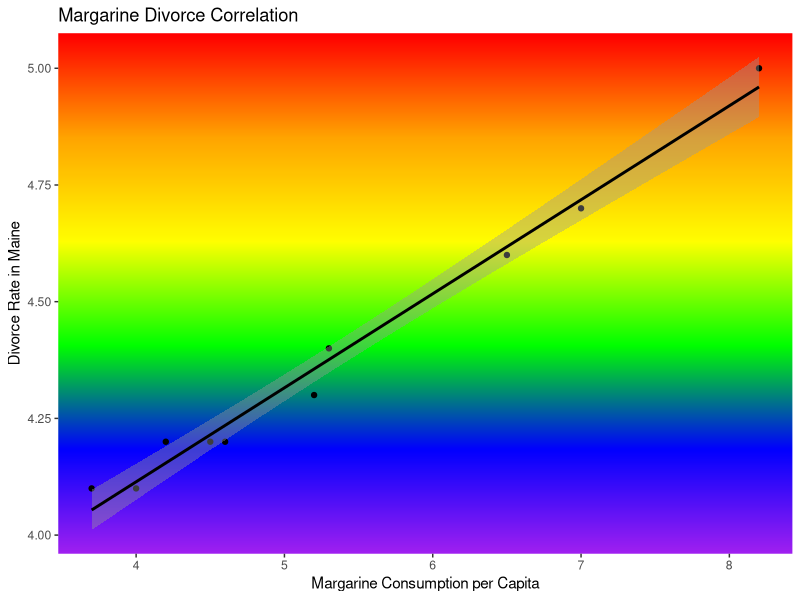
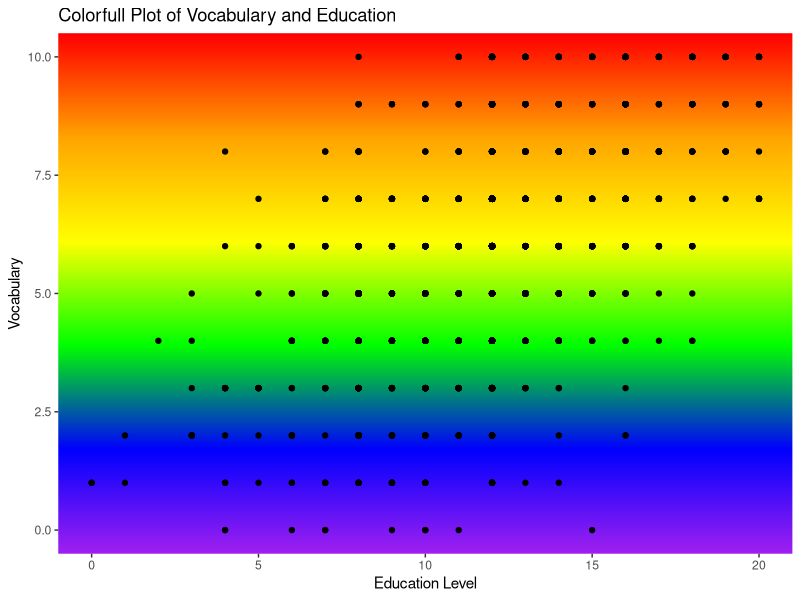
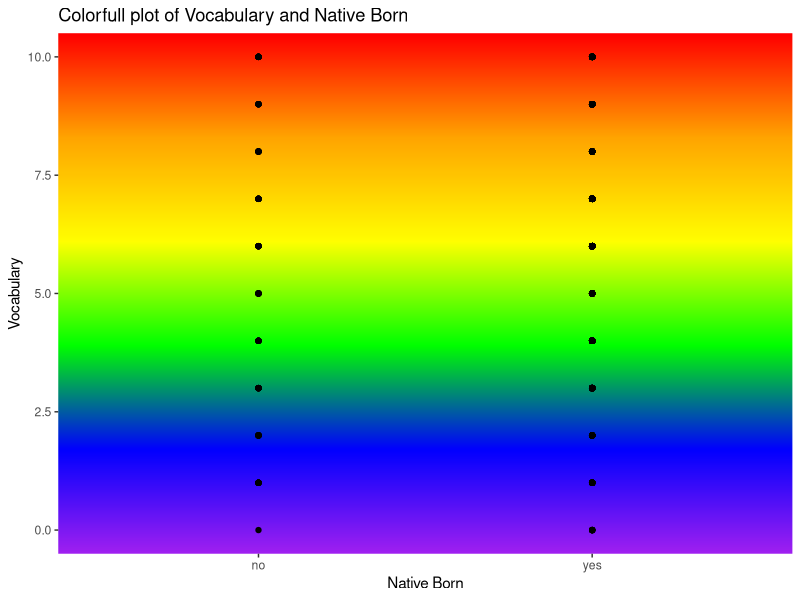
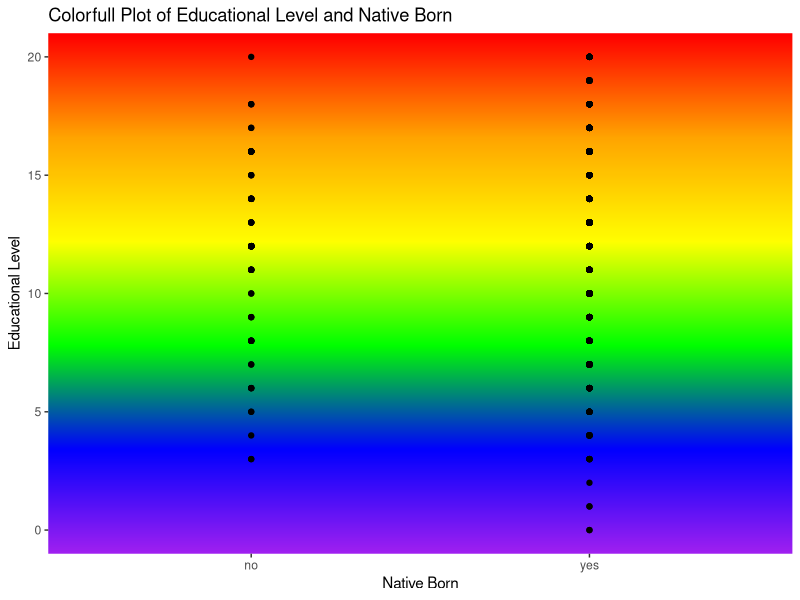

These charts were generated, in order, by the following R code:
## ---- chunk 1
# Loading packages
library(dslabs)
library(dplyr)
library(tidyverse)
library(car)

## ---- chunk 2
# Loading the data
data('divorce_margarine')

dm <- data.frame(divorce_margarine)

## ---- chunk 3
library(grid)

gradient <- rasterGrob(
  colorRampPalette(c("red", "orange", "yellow", "green", "blue", "purple"))(256), 
  width = unit(1, "npc"), height = unit(1, "npc"), 
  interpolate = TRUE
)

ggplot(dm, aes(x = margarine_consumption_per_capita, y = divorce_rate_maine)) +
  annotation_custom(gradient, -Inf, Inf, -Inf, Inf) +
  geom_point() +
  geom_smooth(method = "lm", color = "black") +
  ggtitle("Margarine Divorce Correlation") +
  xlab("Margarine Consumption per Capita") +
  ylab("Divorce Rate in Maine") +
  theme(panel.background = element_blank())
## ---- chunk 4
# we now create a model of this using lm
model_div <-lm(divorce_rate_maine ~ margarine_consumption_per_capita, dm)
summary(model_div)


# We further investigate by conducting a pearson's correlation test
cor.test(dm$divorce_rate_maine, dm$margarine_consumption_per_capita, method = c("pearson"))
## ---- chunk 5
# We load the data and sort out the correct year, and remove the missing data
data('GSSvocab')

df <- GSSvocab %>% 
  filter(year == 1978) %>% 
  na.exclude(.)

## ---- chunk 6
# We now investigate the impact of educational level on the vocabulary
# we will do this visually first
ggplot(df, aes(x = educ, y = vocab)) +
  annotation_custom(gradient, -Inf, Inf, -Inf, Inf) +
  geom_point(color = "black") +
  theme(panel.background = element_blank()) +
  ggtitle("Colorfull Plot of Vocabulary and Education") +
  xlab("Education Level") +
  ylab("Vocabulary")


## ---- chunk 7
model2 <- glm(vocab ~ educ, family = "gaussian", df)
summary(model2)
## ---- chunk 8
# We will now investigate whether being a native born speaker has an influence on the vocabulary
# First we visually investigate the relation between vocab and native speaker variables

ggplot(df, aes(x = nativeBorn, y = vocab)) +
  annotation_custom(gradient, -Inf, Inf, -Inf, Inf) +
  geom_point(color = "black") +
  theme(panel.background = element_blank()) +
  ggtitle("Colorfull plot of Vocabulary and Native Born") +
  xlab("Native Born") +
  ylab("Vocabulary")


## ---- chunk 9
model3 <- glm(vocab ~ educ + nativeBorn, family = "gaussian", df)
summary(model3)
## ---- chunk 10
ggplot(df, aes(x = nativeBorn, y = educ)) +
  annotation_custom(gradient, -Inf, Inf, -Inf, Inf) +
  geom_point(color = "black") +
  theme(panel.background = element_blank()) +
  ggtitle("Colorfull Plot of Educational Level and Native Born") +
  xlab("Native Born") +
  ylab("Educational Level")

## ---- chunk 11
model4 <- glm(vocab ~ educ * nativeBorn, family = "gaussian", df)

summary(model4)

## ---- chunk 12

AIC(model2, model3, model4)
